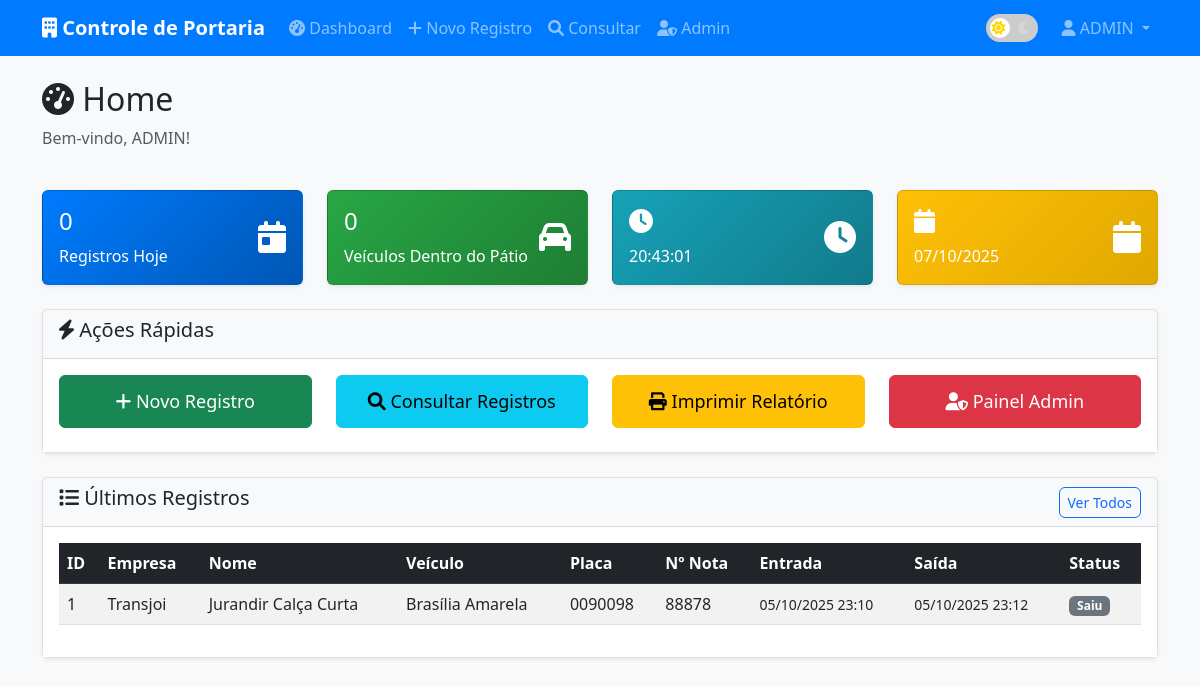
/dashboard (signed in), run on an earlier commit of the app's database.
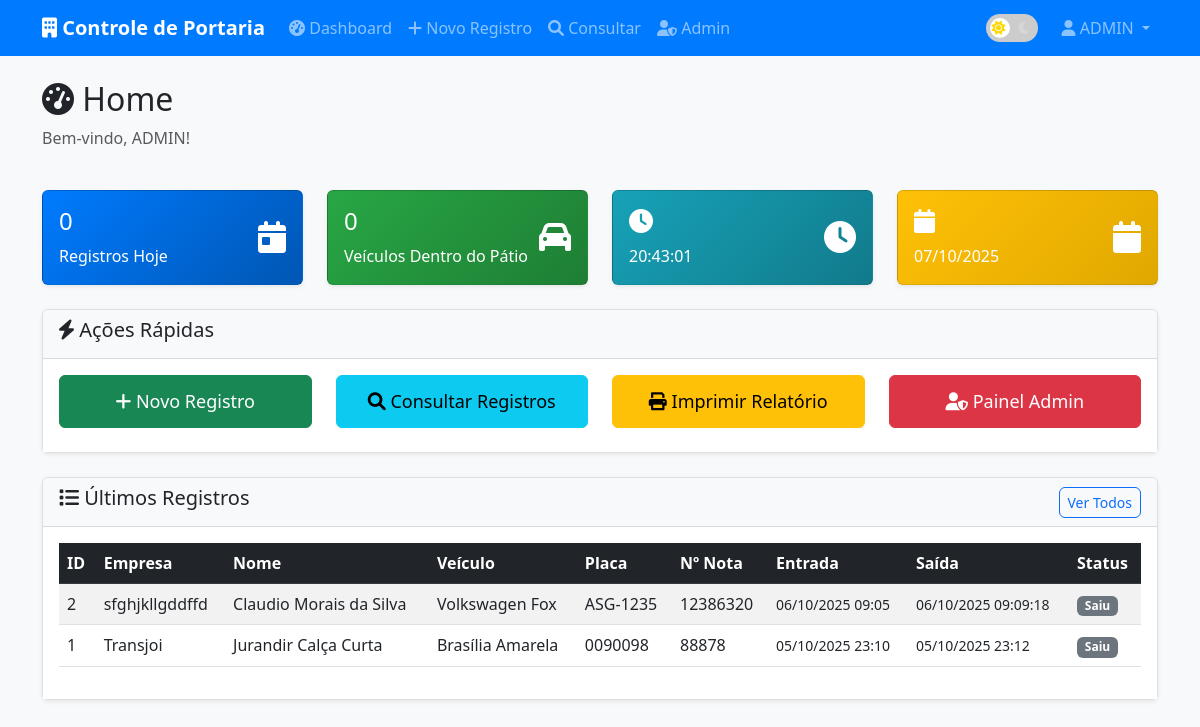
And on a later commit of the database.
### tables this page shows
CREATE TABLE controle (
            id INTEGER PRIMARY KEY AUTOINCREMENT,
            destino TEXT NOT NULL,
            tipo TEXT NOT NULL,
            empresa TEXT NOT NULL,
            nome TEXT NOT NULL,
            rg TEXT NOT NULL,
            veiculo TEXT NOT NULL,
            placa TEXT NOT NULL,
            cr TEXT NOT NULL,
            data_entrada TEXT NOT NULL,
            data_saida TEXT NOT NULL,
            hora_entrada TEXT NOT NULL,
            hora_saida TEXT NOT NULL,
            n_nota TEXT NOT NULL,
            obs TEXT NOT NULL,
            periodo TEXT NOT NULL,
            periodoalterado TEXT NOT NULL,
            usuario TEXT NOT NULL,
            usuarioalterado TEXT NOT NULL,
            data_alterada TEXT NOT NULL
        );

### app.py (the view)
@app.route("/dashboard")
@login_required
def dashboard():
    conn = get_db_connection()
    hoje = datetime.now().strftime("%Y-%m-%d")
    registros_hoje = conn.execute(
        "SELECT COUNT(*) as count FROM controle WHERE data_entrada = ?",
        (hoje,)
    ).fetchone()["count"]
    veiculos_dentro = conn.execute(
        "SELECT COUNT(*) as count FROM controle WHERE data_saida = \"\" OR data_saida IS NULL"
    ).fetchone()["count"]
    ultimos_registros = conn.execute(
        """SELECT * FROM controle
           ORDER BY id DESC
           LIMIT 10"""
    ).fetchall()
    conn.close()
    return render_template("dashboard.html",
                         registros_hoje=registros_hoje,
                         veiculos_dentro=veiculos_dentro,
                         ultimos_registros=ultimos_registros)

### app.py (called while the page is built)
def get_db_connection():
    conn = sqlite3.connect(DATABASE)
    conn.row_factory = sqlite3.Row
    return conn

def is_logged_in():
    return "username" in session

def login_required(f):
    @wraps(f)
    def decorated_function(*args, **kwargs):
        if not is_logged_in():
            return redirect(url_for("index"))
        return f(*args, **kwargs)
    return decorated_function

### templates/dashboard.html (shortened to what this page needs)
{% extends "base.html" %}
{% block content %}
<div class="container mt-4">
    <div class="row mb-4">
        <div class="col">
            <h2><i class="fas fa-tachometer-alt"></i> Home</h2>
            <p class="text-muted">Bem-vindo, {{ session.username }}!</p>
        </div>
    </div>
    <div class="row mb-4">
        <div class="col-md-3">
            <div class="card bg-primary text-white">
                <div class="card-body">
                    <div class="d-flex justify-content-between">
                        <div>
                            <h4>{{ registros_hoje }}</h4>
                            <p class="mb-0">Registros Hoje</p>
                        </div>
                        <div class="align-self-center">
                            <i class="fas fa-calendar-day fa-2x"></i>
                        </div>
                    </div>
                </div>
            </div>
        </div>
        <div class="col-md-3">
            <div class="card bg-success text-white">
                <div class="card-body">
                    <div class="d-flex justify-content-between">
                        <div>
                            <h4>{{ veiculos_dentro }}</h4>
                            <p class="mb-0">Veículos Dentro do Pátio</p>
                        </div>
                        <div class="align-self-center">
                            <i class="fas fa-car fa-2x"></i>
                        </div>
                    </div>
                </div>
            </div>
        </div>
        <div class="col-md-3">
            <div class="card bg-info text-white">
                <div class="card-body">
                    <div class="d-flex justify-content-between">
                        <div>
                            <h4><i class="fas fa-clock"></i></h4>
                            <p class="mb-0" id="current-time">--:--</p>
                        </div>
                        <div class="align-self-center">
                            <i class="fas fa-clock fa-2x"></i>
                        </div>
                    </div>
                </div>
            </div>
        </div>
        <div class="col-md-3">
            <div class="card bg-warning text-white">
                <div class="card-body">
                    <div class="d-flex justify-content-between">
                        <div>
                            <h4><i class="fas fa-calendar"></i></h4>
                            <p class="mb-0" id="current-date">--/--/----</p>
                        </div>
                        <div class="align-self-center">
                            <i class="fas fa-calendar fa-2x"></i>
                        </div>
                    </div>
                </div>
            </div>
        </div>
    </div>
    <div class="row mb-4">
        <div class="col">
            <div class="card">
                <div class="card-header">
                    <h5><i class="fas fa-bolt"></i> Ações Rápidas</h5>
                </div>
                <div class="card-body">
                    <div class="row">
                        <div class="col-md-3 mb-2">
                            <a href="{{ url_for('novo_registro') }}" class="btn btn-success btn-lg w-100">
                                <i class="fas fa-plus"></i> Novo Registro
                            </a>
                        </div>
                        <div class="col-md-3 mb-2">
                            <a href="{{ url_for('consultar') }}" class="btn btn-info btn-lg w-100">
                                <i class="fas fa-search"></i> Consultar Registros
                            </a>
                        </div>
                        <div class="col-md-3 mb-2">
                            <button class="btn btn-warning btn-lg w-100" onclick="window.print()">
                                <i class="fas fa-print"></i> Imprimir Relatório
                            </button>
                        </div>
                        {% if session.is_admin %}
                        <div class="col-md-3 mb-2">
                            <a href="{{ url_for('admin_panel') }}" class="btn btn-danger btn-lg w-100">
                                <i class="fas fa-user-shield"></i> Painel Admin
                            </a>
                        </div>
                        {% endif %}
                    </div>
                </div>
            </div>
        </div>
    </div>
    <div class="row">
        <div class="col">
            <div class="card">
                <div class="card-header d-flex justify-content-between align-items-center">
                    <h5><i class="fas fa-list"></i> Últimos Registros</h5>
                    <a href="{{ url_for('consultar') }}" class="btn btn-sm btn-outline-primary">
                        Ver Todos
                    </a>
                </div>
                <div class="card-body">
                    {% if ultimos_registros %}
                    <div class="table-responsive">
                        <table class="table table-striped table-hover">
                            <thead class="table-dark">
                                <tr>
                                    <th>ID</th>
                                    <th>Empresa</th>
                                    <th>Nome</th>
                                    <th>Veículo</th>
                                    <th>Placa</th>
                                    <th>Nº Nota</th>
                                    <th>Entrada</th>
                                    <th>Saída</th>
                                    <th>Status</th>
                                </tr>
                            </thead>
                            <tbody>
                                {% for registro in ultimos_registros %}
                                <tr>
                                    <td>{{ registro.id }}</td>
                                    <td>{{ registro.empresa }}</td>
                                    <td>{{ registro.nome }}</td>
                                    <td>{{ registro.veiculo }}</td>
                                    <td>{{ registro.placa }}</td>
                                    <td>{{ registro.n_nota if registro.n_nota else '' }}</td>
                                    <td>
                                        <small>
                                            {% if registro.data_entrada and registro.hora_entrada %}
                                                {{ registro.data_entrada.split('-')[2] }}/{{ registro.data_entrada.split('-')[1] }}/{{ registro.data_entrada.split('-')[0] }} {{ registro.hora_entrada }}
                                            {% endif %}
                                        </small>
                                    </td>
                                    <td>
                                        <small>
                                            {% if registro.data_saida and registro.hora_saida %}
                                                {{ registro.data_saida.split('-')[2] }}/{{ registro.data_saida.split('-')[1] }}/{{ registro.data_saida.split('-')[0] }} {{ registro.hora_saida }}
                                            {% else %}
                                                <span class="text-muted">--</span>
                                            {% endif %}
                                        </small>
                                    </td>
                                    <td>
                                        {% if registro.data_saida %}
                                            <span class="badge bg-secondary">Saiu</span>
                                        {% else %}
                                            <span class="badge bg-success">Dentro</span>
                                        {% endif %}
                                    </td>
                                </tr>
                                {% endfor %}
                            </tbody>
                        </table>
                    </div>
                    {% else %}
                    <div class="text-center text-muted py-4">
                        <i class="fas fa-inbox fa-3x mb-3"></i>
                        <p>Nenhum registro encontrado.</p>
                    </div>
                    {% endif %}
                </div>
            </div>
        </div>
    </div>
</div>
{% endblock %}

### templates/base.html (shortened to what this page needs)
<!DOCTYPE html>
<html lang="pt-BR">
<head>
    <link href="https://cdn.jsdelivr.net/npm/bootstrap@5.3.0/dist/css/bootstrap.min.css" rel="stylesheet">
    <link href="https://cdnjs.cloudflare.com/ajax/libs/font-awesome/6.0.0/css/all.min.css" rel="stylesheet">
    <link href="{{ url_for('static', filename='css/style.css') }}" rel="stylesheet">
</head>
<body>
    {% if session.username %}
    <nav class="navbar navbar-expand-lg navbar-dark bg-primary">
        <div class="container">
            <a class="navbar-brand" href="{{ url_for('dashboard') }}">
                <i class="fas fa-building"></i> Controle de Portaria
            </a>
            <div class="collapse navbar-collapse" id="navbarNav">
                <ul class="navbar-nav me-auto">
                    <li class="nav-item">
                        <a class="nav-link" href="{{ url_for('dashboard') }}">
                            <i class="fas fa-tachometer-alt"></i> Dashboard
                        </a>
                    </li>
                    <li class="nav-item">
                        <a class="nav-link" href="{{ url_for('novo_registro') }}">
                            <i class="fas fa-plus"></i> Novo Registro
                        </a>
                    </li>
                    <li class="nav-item">
                        <a class="nav-link" href="{{ url_for('consultar') }}">
                            <i class="fas fa-search"></i> Consultar
                        </a>
                    </li>
                    {% if session.is_admin %}
                    <li class="nav-item">
                        <a class="nav-link" href="{{ url_for('admin_panel') }}">
                            <i class="fas fa-user-shield"></i> Admin
                        </a>
                    </li>
                    {% endif %}
                </ul>
                <ul class="navbar-nav">
                    <li class="nav-item d-flex align-items-center me-3">
                        <div class="theme-switch-wrapper">
                            <label class="theme-switch" for="theme-checkbox">
                                <div class="slider">
                                    <i class="fas fa-sun icon sun-icon"></i>
                                    <i class="fas fa-moon icon moon-icon"></i>
                                </div>
                            </label>
                        </div>
                    </li>
                    <li class="nav-item dropdown">
                        <a class="nav-link dropdown-toggle" href="#" role="button" data-bs-toggle="dropdown">
                            <i class="fas fa-user"></i> {{ session.username }}
                        </a>
                    </li>
                </ul>
            </div>
        </div>
    </nav>
    {% endif %}
    <main class="{% if not session.username %}login-page{% endif %}">
        {% block content %}{% endblock %}
    </main>
</body>
</html>

### static/css/style.css (style rules this page uses)
:root { --bg-color: #f8f9fa; --card-bg: #ffffff; --text-color: #212529; --card-border: rgba(0, 0, 0, 0.125); --card-header-bg: #f8f9fa; --table-hover: rgba(0, 0, 0, 0.075); --input-bg: #ffffff; --input-border: #ced4da; --navbar-bg: #007bff; }
body { font-family: 'Segoe UI', Tahoma, Geneva, Verdana, sans-serif; background-color: var(--bg-color); color: var(--text-color); transition: background-color 0.3s ease, color 0.3s ease; }
.theme-switch-wrapper { display: flex; align-items: center; gap: 10px; }
.theme-switch { display: inline-block; height: 28px; position: relative; width: 52px; }
.slider { background-color: #ccc; bottom: 0; cursor: pointer; left: 0; position: absolute; right: 0; top: 0; transition: 0.4s; border-radius: 34px; }
.slider:before { background-color: #fff; bottom: 4px; content: ""; height: 20px; left: 4px; position: absolute; transition: 0.4s; width: 20px; border-radius: 50%; }
.slider .icon { position: absolute; top: 50%; transform: translateY(-50%); font-size: 14px; pointer-events: none; }
.slider .sun-icon { left: 6px; color: #ffd700; }
.slider .moon-icon { right: 6px; color: #f0f0f0; }
input:not(:checked) + .slider .moon-icon { opacity: 0.3; }
.navbar-brand { font-weight: bold; }
.navbar-dark.bg-primary { background-color: #007bff !important; }
.card { box-shadow: 0 0.125rem 0.25rem rgba(0, 0, 0, 0.075); border: 1px solid var(--card-border); border-radius: 0.375rem; background-color: var(--card-bg); color: var(--text-color); transition: all 0.3s ease; }
.card-header { background-color: var(--card-header-bg); border-bottom: 1px solid var(--card-border); color: var(--text-color); }
.card-body { background-color: var(--card-bg); color: var(--text-color); }
.card.bg-primary { background: linear-gradient(135deg, #007bff 0%, #0056b3 100%) !important; color: white !important; }
.card.bg-success { background: linear-gradient(135deg, #28a745 0%, #1e7e34 100%) !important; color: white !important; }
.card.bg-info { background: linear-gradient(135deg, #17a2b8 0%, #117a8b 100%) !important; color: white !important; }
.card.bg-warning { background: linear-gradient(135deg, #ffc107 0%, #e0a800 100%) !important; color: white !important; }
.card.bg-primary .card-body, .card.bg-success .card-body, .card.bg-info .card-body, .card.bg-warning .card-body { background: transparent !important; color: inherit !important; }
.table { color: var(--text-color); }
.btn { border-radius: 0.375rem; font-weight: 500; transition: all 0.3s ease; }
.btn-lg { padding: 0.75rem 1.5rem; font-size: 1.125rem; }
.badge { font-size: 0.75em; }

What changed in the data, as far as the page shows it:
added controle: id "2", empresa "sfghjkllgddffd", nome "Claudio Morais da Silva", veiculo "Volkswagen Fox", placa "ASG-1235", n_nota "12386320", data_entrada "06", data_entrada "10", data_entrada "2025", hora_entrada "09:05", data_saida "06", data_saida "10", data_saida "2025", hora_saida "09:09:18", shows "Saiu"
